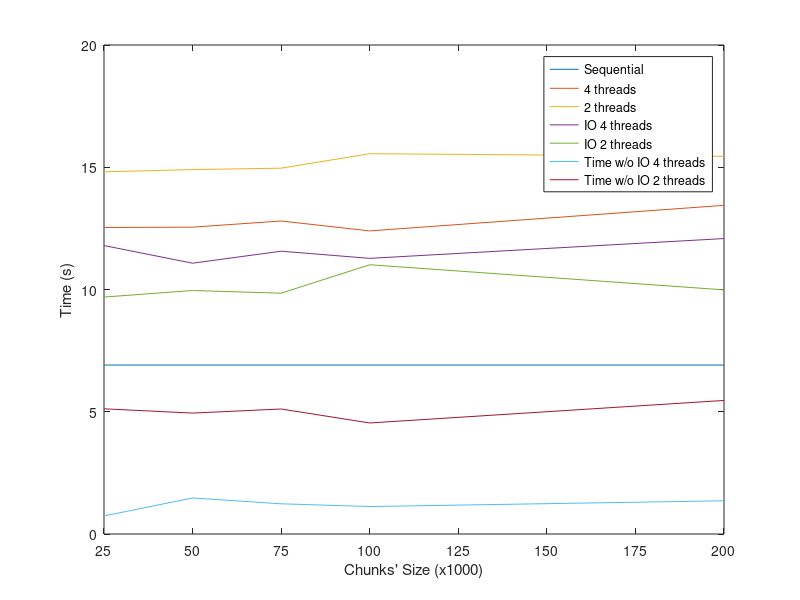

Here is the MATLAB script that generated this plot:
chunk_sizes = [25, 50, 75, 100, 200]

seq = 6.9105;

t_4 = [12.5365428925,12.5494630337,12.8019931316,12.3967452049,13.4420061111];
t_2 = [14.8120741844,14.9045131207,14.9622340202,15.5535850525,15.4479911327];


io_2 = [9.69118952751,9.95887303352,9.84942698479,11.0126080513,9.98553681374];
io_4 = [11.7974779606,11.0756087303,11.5668187141,11.2734808922,12.0836229324];

ct_2 = t_2 - io_2;
ct_4 = t_4 - io_4;

figure(1);
plot([chunk_sizes(1), chunk_sizes(5)], [seq, seq], chunk_sizes, t_4, chunk_sizes, t_2, chunk_sizes, io_4, chunk_sizes, io_2,
     chunk_sizes, ct_4, chunk_sizes, ct_2);
ylabel('Time (s)');
xlabel("Chunks' Size (x1000)");
axis([25, 200])
legend('Sequential', '4 threads', '2 threads', 'IO 4 threads', 'IO 2 threads', 'Time w/o IO 4 threads', 'Time w/o IO 2 threads');

set(gca,'XTick', 25:25:200)

print('./img/medium_graph.png','-color','-dpng','-r600');
